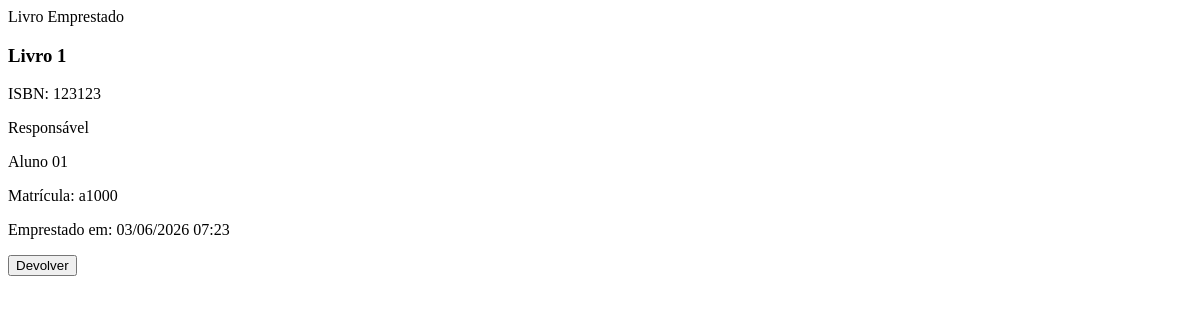
The page /operacoes/buscar/ on the database as committed earlier.
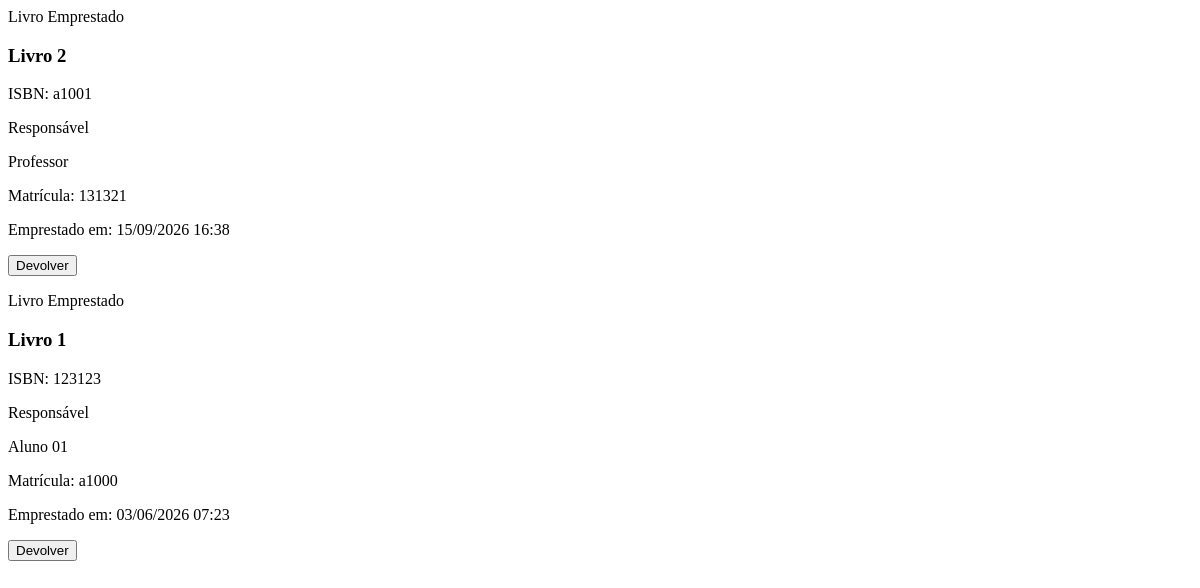
The same page on the database as committed later.
### operacoes/models.py (models this page shows, shortened)
class Emprestimo(models.Model):
    __table_name__ = 'emprestimos'  # Nome explícito da tabela para clareza e controle
    usuario = models.ForeignKey(Usuario, on_delete=models.PROTECT, related_name="emprestimos")
    livro = models.ForeignKey(Livro, on_delete=models.PROTECT, related_name="historico_emprestimos")
    data_emprestimo = models.DateTimeField(default=timezone.now)
    data_devolucao = models.DateTimeField(null=True, blank=True)
    status = models.CharField(
        max_length=20,
        choices=[('ATIVO', 'Ativo'), ('DEVOLVIDO', 'Devolvido')],
        default='ATIVO'
    )

### acervo/models.py (models this page shows, shortened)
class Livro(models.Model):
    titulo = models.CharField(max_length=255)
    autor = models.CharField(max_length=150)
    isbn = models.CharField(max_length=13, unique=True)
    ano_publicacao = models.IntegerField()
    editora = models.CharField(max_length=100)
    disponivel = models.BooleanField(default=True)
    ativo = models.BooleanField(default=True)  # Campo para controle de exclusão lógica
    data_exclusao = models.DateTimeField(null=True, blank=True, editable=False)  # Campo para armazenar data de exclusão lógica

### usuarios/models.py (models this page shows, shortened)
class Usuario(models.Model):
    __table_name__ = 'usuarios'  # Nome explícito da tabela para clareza e controle
    nome = models.CharField(max_length=150)
    cpf = models.CharField(max_length=11, unique=True)
    email = models.EmailField(unique=True)
    matricula = models.CharField(max_length=20, unique=True)
    ativo = models.BooleanField(default=True)

### operacoes/views.py (the view)
# urls.py: path('buscar/', views.buscar_emprestimos, name='buscar_emprestimos'),
def buscar_emprestimos(request):
    query = request.GET.get('q', '')
    emprestimos = Emprestimo.objects.filter(status='ATIVO')
    if query:
        emprestimos = emprestimos.filter(usuario__nome__icontains=query) | \
                      emprestimos.filter(livro__titulo__icontains=query)
    return render(request, 'operacoes/partials/grid_emprestimos.html', {'emprestimos': emprestimos.order_by('-data_emprestimo')})

### operacoes/templates/operacoes/partials/grid_emprestimos.html (shortened to what this page needs)
{% for emprestimo in emprestimos %}
<div class="bg-white rounded-xl shadow-sm border border-gray-200 p-5 flex flex-col sm:flex-row justify-between items-start sm:items-center gap-4 hover:shadow-md transition-shadow">
    <div class="flex-grow space-y-3 w-full">
        <div class="flex items-start gap-3">
            <div>
                <p class="text-xs font-semibold text-gray-500 uppercase tracking-wider mb-1">Livro Emprestado</p>
                <h3 class="font-bold text-slate-900 leading-tight">{{ emprestimo.livro.titulo }}</h3>
                <p class="text-sm text-gray-500 mt-1 flex items-center gap-1">
                     ISBN: {{ emprestimo.livro.isbn }}
                </p>
            </div>
        </div>
        <div class="flex items-start gap-3 border-t border-gray-50 pt-3">
            <div>
                <p class="text-xs font-semibold text-gray-500 uppercase tracking-wider mb-1">Responsável</p>
                <p class="font-medium text-slate-800">{{ emprestimo.usuario.nome }}</p>
                <p class="text-sm text-gray-500 mt-1 flex items-center gap-1">
                     Matrícula: {{ emprestimo.usuario.matricula }}
                </p>
            </div>
        </div>
        <p class="text-xs text-gray-400 mt-2 flex items-center gap-1">
            Emprestado em: {{ emprestimo.data_emprestimo|date:"d/m/Y H:i" }}
        </p>
    </div>
    <div class="w-full sm:w-auto shrink-0 flex flex-col items-center justify-center border-t sm:border-t-0 sm:border-l border-gray-100 pt-4 sm:pt-0 sm:pl-4">
        <button hx-get="{% url 'operacoes:realizar_devolucao' emprestimo.id %}"
                hx-target="#modal-container"
                class="w-full sm:w-auto inline-flex justify-center items-center gap-2 px-4 py-2 bg-green-50 text-green-700 border border-green-200 rounded-lg hover:bg-green-100 transition-colors font-medium text-sm">
             Devolver
        </button>
    </div>
</div>
{% empty %}
<div class="col-span-full py-12 text-center text-gray-500">
    <i data-lucide="inbox" class="mx-auto h-12 w-12 text-gray-300 mb-3"></i>
    <p>Nenhum empréstimo ativo no momento.</p>
</div>
{% endfor %}

Rows that differ between the two databases and show on the page:
added Emprestimo: livro.titulo "Livro 2", livro.isbn "a1001", usuario.nome "Professor", usuario.matricula "131321", data_emprestimo "15/09/2026 16:38"
